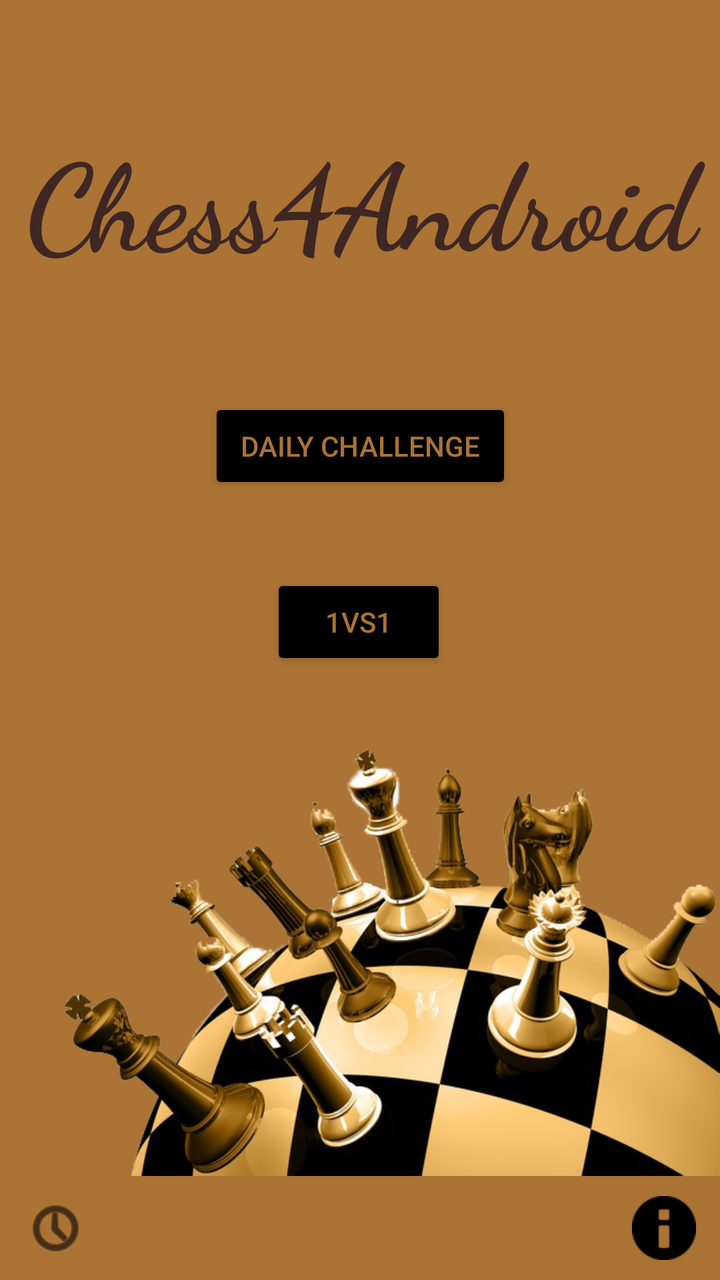
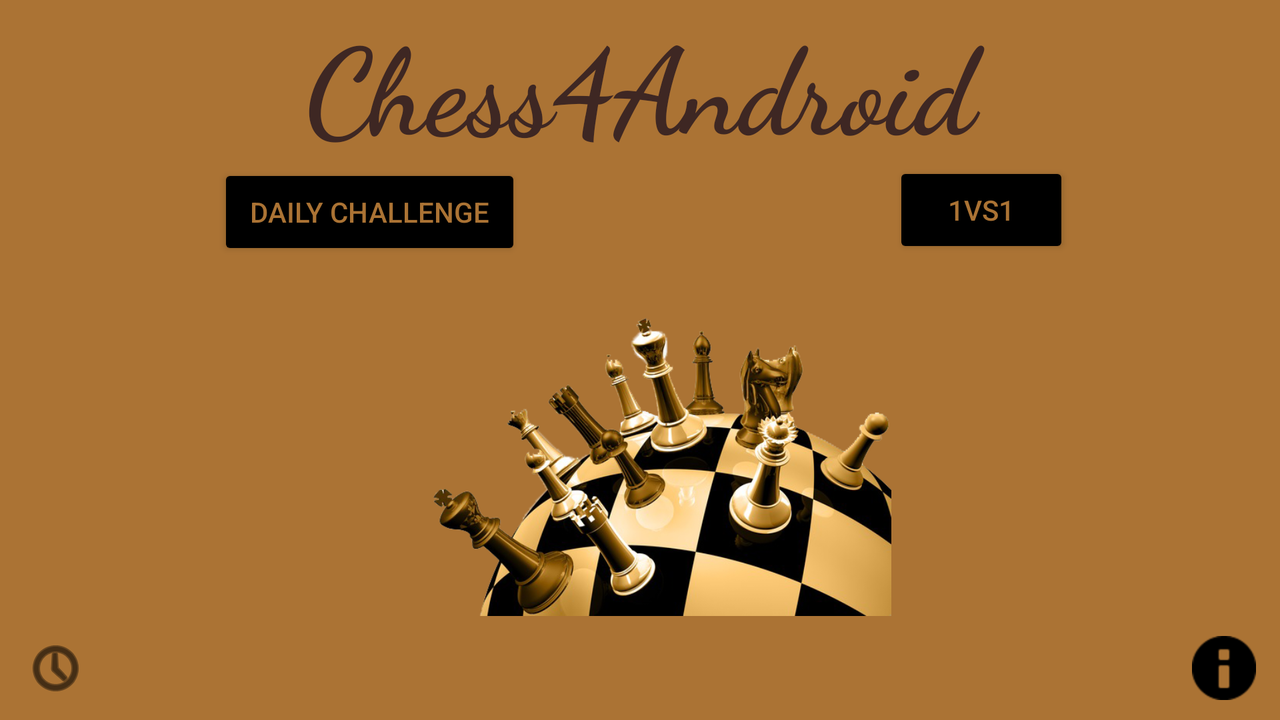

The same Android screen from two of the app's own layout files: first res/layout/ as a phone draws it, then the repository's variant for another configuration, drawn on a device whose configuration selects that folder. Both files follow.
<!-- AndroidManifest.xml: application theme Theme.Chess4Android -->
<!-- res/layout/activity_main.xml -->
<?xml version="1.0" encoding="utf-8"?>
<androidx.constraintlayout.widget.ConstraintLayout xmlns:android="http://schemas.android.com/apk/res/android"
    xmlns:app="http://schemas.android.com/apk/res-auto"
    xmlns:tools="http://schemas.android.com/tools"
    android:layout_width="match_parent"
    android:layout_height="match_parent">

    <ImageView
        android:id="@+id/imageView3"
        android:layout_width="wrap_content"
        android:layout_height="wrap_content"
        android:adjustViewBounds="true"
        android:contentDescription="@string/globe_shaped_chess_board"
        app:layout_constraintBottom_toTopOf="@+id/button_info"
        app:layout_constraintEnd_toEndOf="parent"
        app:srcCompat="@drawable/main_screen_board_image"
        tools:ignore="ImageContrastCheck" />

    <ImageButton
        android:id="@+id/button_info"
        android:layout_width="wrap_content"
        android:layout_height="wrap_content"
        android:backgroundTint="#00FFFFFF"
        android:contentDescription="@string/info_icon"
        app:layout_constraintBottom_toBottomOf="parent"
        app:layout_constraintEnd_toEndOf="parent"
        app:srcCompat="@android:drawable/ic_dialog_info"
        app:tint="#000000" />

    <ImageButton
        android:id="@+id/button_history"
        android:layout_width="wrap_content"
        android:layout_height="wrap_content"
        android:backgroundTint="#00FFFFFF"
        android:contentDescription="@string/history_icon"
        app:layout_constraintBottom_toBottomOf="parent"
        app:layout_constraintStart_toStartOf="parent"
        app:srcCompat="@android:drawable/ic_menu_recent_history"
        app:tint="#000000" />

    <TextView
        android:id="@+id/textView"
        android:layout_width="407dp"
        android:layout_height="203dp"
        android:fontFamily="cursive"
        android:gravity="center"
        android:text="@string/app_name"
        android:textAlignment="center"
        android:textColor="#3E2723"
        android:textSize="60sp"
        android:textStyle="bold"
        app:layout_constraintBottom_toTopOf="@+id/button_daily_challenge"
        app:layout_constraintEnd_toEndOf="parent"
        app:layout_constraintStart_toStartOf="parent"
        app:layout_constraintTop_toTopOf="parent" />

    <Button
        android:id="@+id/button_daily_challenge"
        style="@style/Widget.AppCompat.Button"
        android:layout_width="wrap_content"
        android:layout_height="wrap_content"
        android:layout_marginBottom="40dp"
        android:text="@string/daily_challenge_text"
        android:textColor="@color/brown_background"
        app:icon="@drawable/ic_black_bishop"
        app:iconTint="@color/brown_background"
        app:layout_constraintBottom_toTopOf="@+id/button_multiplayer"
        app:layout_constraintEnd_toEndOf="parent"
        app:layout_constraintStart_toStartOf="parent"
        app:layout_constraintTop_toTopOf="parent"
        app:layout_constraintVertical_bias="1.0"
        app:strokeColor="#000000" />

    <Button
        android:id="@+id/button_multiplayer"
        style="@style/Widget.AppCompat.Button"
        android:layout_width="wrap_content"
        android:layout_height="wrap_content"
        android:layout_marginBottom="4dp"
        android:text="@string/multiplayer"
        android:textColor="@color/brown_background"
        app:icon="@drawable/ic_black_knight"
        app:iconTint="@color/brown_background"
        app:layout_constraintBottom_toTopOf="@+id/imageView3"
        app:layout_constraintEnd_toEndOf="parent"
        app:layout_constraintHorizontal_bias="0.498"
        app:layout_constraintStart_toStartOf="parent"
        app:layout_constraintTop_toTopOf="parent"
        app:layout_constraintVertical_bias="1.0"
        app:strokeColor="#000000" />

</androidx.constraintlayout.widget.ConstraintLayout>
<!-- resources referenced by this layout -->
<resources>
  <color name="brown_background">#AB7334</color>
  <!-- drawable main_screen_board_image: png bitmap (drawable, 267166 bytes) -->
  <string name="app_name">Chess4Android</string>
  <string name="daily_challenge_text">Daily Challenge</string>
  <string name="globe_shaped_chess_board">Globe shaped chess board</string>
  <string name="history_icon">History icon</string>
  <string name="info_icon">Info icon</string>
  <string name="multiplayer">1vs1</string>
  <style name="Theme.Chess4Android" parent="Theme.MaterialComponents.DayNight.NoActionBar">
          
          <item name="colorPrimary">@color/black</item>
          <item name="colorPrimaryVariant">@color/purple_700</item>
          <item name="colorOnPrimary">@color/white</item>
          
          <item name="colorSecondary">@color/teal_200</item>
          <item name="colorSecondaryVariant">@color/teal_700</item>
          <item name="colorOnSecondary">@color/black</item>
          
          <item name="android:statusBarColor" tools:targetApi="l">?attr/colorPrimaryVariant</item>
          
          <item name="android:background">@color/brown_background</item>
      </style>
  <color name="black">#FF000000</color>
  <color name="purple_700">#FF3700B3</color>
  <color name="white">#FFFFFFFF</color>
  <color name="teal_200">#FF03DAC5</color>
  <color name="teal_700">#FF018786</color>
</resources>
<!-- res/layout-land/activity_main.xml (the repository's variant of the layout above) -->
<!-- drawn on the phone turned sideways -->
<?xml version="1.0" encoding="utf-8"?>
<androidx.constraintlayout.widget.ConstraintLayout xmlns:android="http://schemas.android.com/apk/res/android"
    xmlns:app="http://schemas.android.com/apk/res-auto"
    xmlns:tools="http://schemas.android.com/tools"
    android:layout_width="match_parent"
    android:layout_height="match_parent">

    <ImageView
        android:id="@+id/imageView3"
        android:layout_width="492dp"
        android:layout_height="174dp"
        android:adjustViewBounds="true"
        android:contentDescription="@string/globe_shaped_chess_board"
        app:layout_constraintBottom_toTopOf="@+id/button_info"
        app:layout_constraintEnd_toEndOf="parent"
        app:layout_constraintStart_toStartOf="parent"
        app:srcCompat="@drawable/main_screen_board_image"
        tools:ignore="ImageContrastCheck" />

    <ImageButton
        android:id="@+id/button_info"
        android:layout_width="wrap_content"
        android:layout_height="wrap_content"
        android:backgroundTint="#00FFFFFF"
        android:contentDescription="@string/info_icon"
        app:layout_constraintBottom_toBottomOf="parent"
        app:layout_constraintEnd_toEndOf="parent"
        app:srcCompat="@android:drawable/ic_dialog_info"
        app:tint="#000000" />

    <ImageButton
        android:id="@+id/button_history"
        android:layout_width="wrap_content"
        android:layout_height="wrap_content"
        android:backgroundTint="#00FFFFFF"
        android:contentDescription="@string/history_icon"
        app:layout_constraintBottom_toBottomOf="parent"
        app:layout_constraintStart_toStartOf="parent"
        app:srcCompat="@android:drawable/ic_menu_recent_history"
        app:tint="#000000" />

    <TextView
        android:id="@+id/textView"
        android:layout_width="0dp"
        android:layout_height="0dp"
        android:fontFamily="cursive"
        android:text="@string/app_name"
        android:textAlignment="center"
        android:gravity="center"
        android:textColor="#3E2723"
        android:textSize="60sp"
        android:textStyle="bold"
        app:layout_constraintBottom_toTopOf="@+id/button_daily_challenge"
        app:layout_constraintEnd_toEndOf="parent"
        app:layout_constraintStart_toStartOf="parent"
        app:layout_constraintTop_toTopOf="parent" />

    <Button
        android:id="@+id/button_multiplayer"
        style="@style/Widget.AppCompat.Button"
        android:layout_width="wrap_content"
        android:layout_height="wrap_content"
        android:layout_marginBottom="179dp"
        android:text="@string/multiplayer"
        android:textColor="@color/brown_background"
        app:icon="@drawable/ic_black_knight"
        app:iconTint="@color/brown_background"
        app:layout_constraintBottom_toTopOf="@+id/button_history"
        app:layout_constraintEnd_toEndOf="parent"
        app:layout_constraintHorizontal_bias="0.809"
        app:layout_constraintStart_toStartOf="parent"
        app:strokeColor="#000000" />

    <Button
        android:id="@+id/button_daily_challenge"
        style="@style/Widget.AppCompat.Button"
        android:layout_width="wrap_content"
        android:layout_height="wrap_content"
        android:layout_marginBottom="4dp"
        android:text="@string/daily_challenge_text"
        android:textColor="@color/brown_background"
        app:icon="@drawable/ic_black_bishop"
        app:iconTint="@color/brown_background"
        app:layout_constraintBottom_toTopOf="@+id/imageView3"
        app:layout_constraintEnd_toEndOf="parent"
        app:layout_constraintHorizontal_bias="0.223"
        app:layout_constraintStart_toStartOf="parent"
        app:layout_constraintTop_toTopOf="parent"
        app:layout_constraintVertical_bias="1.0"
        app:strokeColor="#000000" />
</androidx.constraintlayout.widget.ConstraintLayout>
